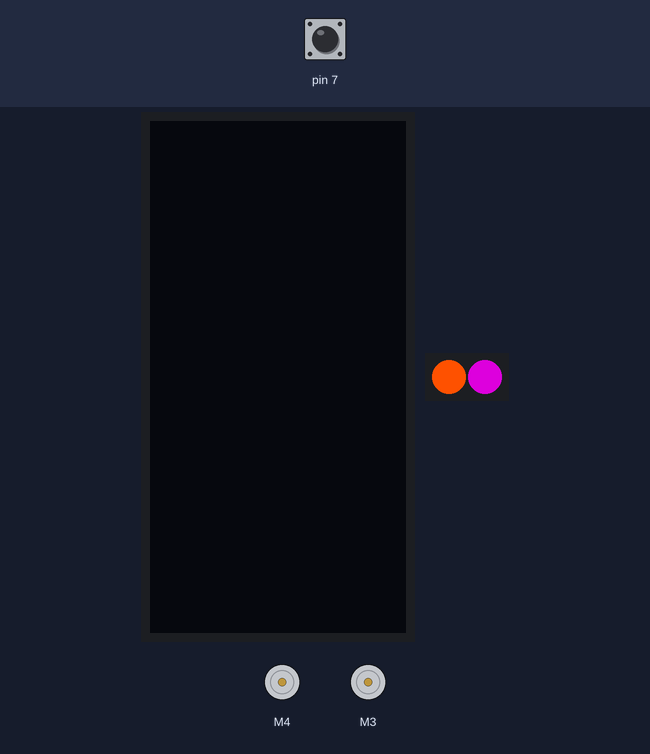
The sketch below on a simulated Arduino Uno, built with avr-gcc and run on an emulated ATmega328P. Parts: 128×64 one-colour display, 2 × DC motor (green arrow = forward, orange = backward, longer = faster), 2 RGB LEDs in strip order, left to right. The inputs (shaded band) are chosen by the test bench; at power-on: pin 7 HIGH. Dim RGB values are drawn brighter than linear; the display library's start-up logo is not drawn; what the sketch prints to the serial monitor is not drawn.

Above: at 7.0 s.
7.1 s: pin 7 pulled LOW for 0.15 s
At 8.1 s:
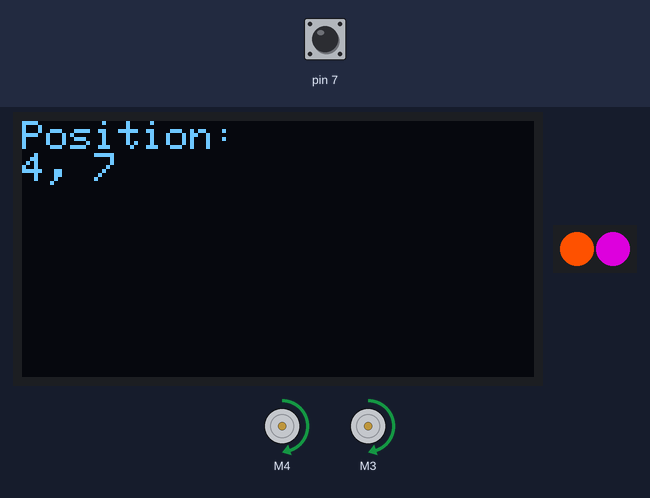
9.7 s: pin 7 pulled LOW for 1 s
At 10.4 s:
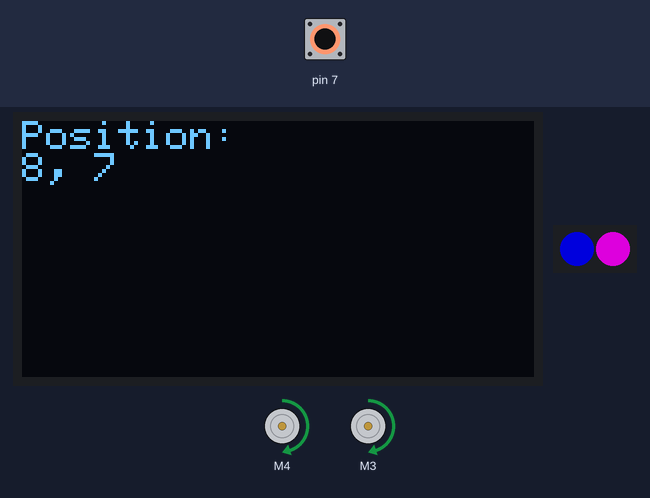
12.6 s: pin 7 pulled LOW for 1 s
At 13.3 s:
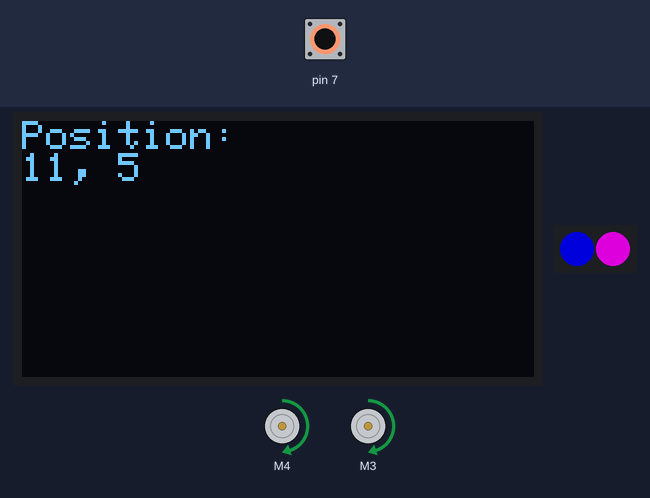
15.1 s: pin 7 pulled LOW for 3.2 s
At 20.3 s:
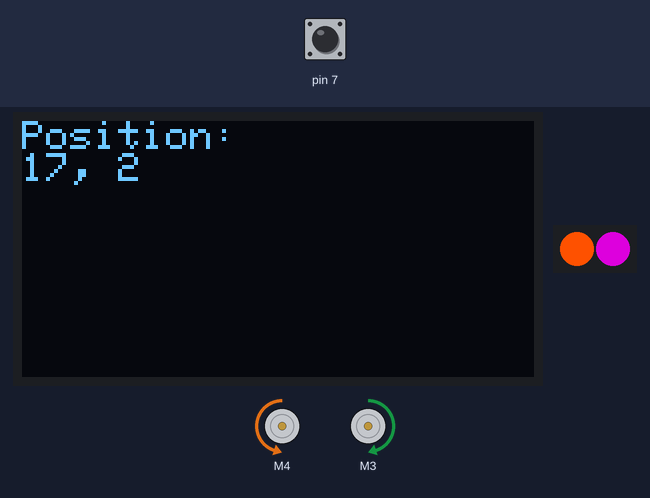
Timing chart, 0 to 21.7 s (numbered marks = the images above; inputs shaded):
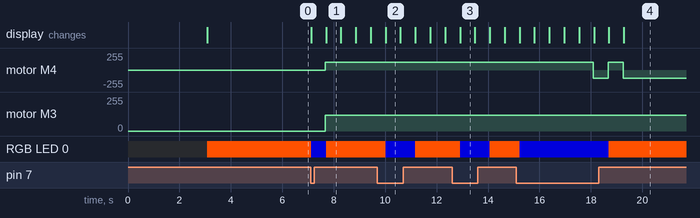

Measured:
- after the input at 7.1 s, motor M4, motor M3: stopped → forward 120/255 after 0.57 s; RGB LED 0: RGB(250, 80, 0) → RGB(0, 0, 150) at once, → RGB(250, 80, 0) 0.58 s later
- after the input at 15.1 s, motor M4: forward 120/255 → backward 120/255 after 3.0 s, → forward 120/255 0.58 s later, → backward 120/255 0.58 s later
- what the display in image 1 shows lasts 0.6 s, from 7.7 s to 8.3 s

The sketch:

WavefrontMover.ino
```cpp
#include <Wire.h>
#include <Adafruit_GFX.h>
#include <Adafruit_SH110X.h>
#include <math.h>
#include <Adafruit_MotorShield.h>
#include <Adafruit_NeoPixel.h>


Adafruit_SH1107 display = Adafruit_SH1107(64, 128, &Wire);
Adafruit_MotorShield AFMS = Adafruit_MotorShield();

Adafruit_DCMotor *rightMotor = AFMS.getMotor(4);
Adafruit_DCMotor *leftMotor = AFMS.getMotor(3);

// pins for the encoder inputs
#define RH_ENCODER_A 10
#define RH_ENCODER_B 11
#define LH_ENCODER_A 13
#define LH_ENCODER_B 12

#define PIN 9
#define NUMPIXELS 2

//defines the parameters of the grid
#define X_OF_GRID 24
#define Y_OF_GRID 12

//defines the position of the goal
#define X_OF_GOAL 16
#define Y_OF_GOAL 2

//defines the position of the start position
#define X_OF_START 4
#define Y_OF_START 7

int grid[X_OF_GRID][Y_OF_GRID];
int pointOfInterest[2][288];
int placeholder=0;

//the direction the bot is facing, 1= North, 2=East, 3=South, 4=West
int position = 1;

int botLocationX=X_OF_START;
int botLocationY=Y_OF_START;

Adafruit_NeoPixel pixels(NUMPIXELS, PIN, NEO_GRB + NEO_KHZ800);

bool wheelOn=false;

volatile int lastRightEncoded = 0;
volatile int lastLeftEncoded = 0;
long rightEncoderValue = 0;
long leftEncoderValue = 0;

long prevRightEncoder = 0;
long prevLeftEncoder = 0;

long deltaRight = 0;
long deltaLeft = 0;

int leftSpeed=0;
int rightSpeed=0;

// variables to store the number of encoder pulses
// for each motor
volatile long leftCount = 0;
volatile long rightCount = 0;

long moveRight=0;
long moveLeft=0;

void setup() {
  // put your setup code here, to run once:
  Serial.begin(9600);
  pinMode(LH_ENCODER_A, INPUT_PULLUP);
  pinMode(LH_ENCODER_B, INPUT_PULLUP);
  pinMode(RH_ENCODER_A, INPUT_PULLUP);
  pinMode(RH_ENCODER_B, INPUT_PULLUP);
  display.begin(0x3C, true); // Address 0x3C default
  display.display();
  delay(1000);
  // Clear the buffer.
  display.clearDisplay();
  display.display();
  display.setRotation(-1);
  display.setTextSize(1);
  display.setTextColor(SH110X_WHITE);
  display.setCursor(0,0);

  AFMS.begin();

  attachInterrupt(RH_ENCODER_A , updateRightEncoder, CHANGE);
  attachInterrupt(RH_ENCODER_B , updateRightEncoder, CHANGE);
  attachInterrupt(LH_ENCODER_A , updateLeftEncoder, CHANGE);
  attachInterrupt(LH_ENCODER_B , updateLeftEncoder, CHANGE);
  delay(2000);
  rightMotor->setSpeed(150);
  rightMotor->run(FORWARD);
  rightMotor->run(RELEASE);

  leftMotor->setSpeed(150);
  leftMotor->run(FORWARD);
  leftMotor->run(RELEASE);

  pixels.begin();

  pixels.setPixelColor(0, pixels.Color(250, 80, 0));
  pixels.setPixelColor(1, pixels.Color(150, 0, 150));

  pixels.show();
  pinMode(7, INPUT_PULLUP);
  pinMode(8, INPUT_PULLUP);

  if (!AFMS.begin()) {         // create with the default frequency 1.6KHz

  // if (!AFMS.begin(1000)) {  // OR with a different frequency, say 1KHz

    Serial.println("Could not find Motor Shield. Check wiring.");

    while (1);

  }
  delay(2000);

  //the waverfront planner subroutines
  initializeGrid();
  createPOI();
  createObject();
  wavefront();
  displayGrid();
}

void loop() {
  // put your main code here, to run repeatedly:
  display.clearDisplay();
  display.setCursor(0,0);
  //if the bot isn't on the goal, the bot will continue to move, else it will stay still
  if (wheelOn == true) {
    delay(500);
    pathFinder();
    if(grid[botLocationX][botLocationY]==1){
      wheelOn=false;
    }
  }
  pixels.setPixelColor(0, pixels.Color(250, 80, 0));
  pixels.setPixelColor(1, pixels.Color(150, 0, 150));
  if(digitalRead(7)==LOW){
    ISR_ChangeColor1();
  }
  pixels.show();
  delay(50);
}
```

Drive.ino
```cpp
void pathFinder(){
  int space[5];
  int compare1;
  int compare2;
  int direction;

  //scanning the surroundings(north south east west) of the bot's location and their value according to the wavefront planner
  //setting those values and if they are at a grid or an object, that value will be set to 100
  if(botLocationX==0){
    space[4]=100;
  }
  else{
    space[4]=grid[botLocationX-1][botLocationY];
  }
  if(botLocationX==23){
    space[2]=100;
  }
  else{
    space[2]=grid[botLocationX+1][botLocationY];
  }
  if(botLocationY==0){
    space[1]=100;
  }
  else{
    space[1]=grid[botLocationX][botLocationY-1];
  }
  if(botLocationY==11){
    space[3]=100;
  }
  else{
    space[3]=grid[botLocationX][botLocationY+1];
  }


  if(space[1]==0){
    space[1]=100;
  }
  if(space[2]==0){
    space[2]=100;
  }
  if(space[3]==0){
    space[3]=100;
  }
  if(space[4]==0){
    space[4]=100;
  }

  //comparing the 4 spaces to determine which is the closest according to their value and them setting them to the movement subroutine
  if(space[2]<=space[4]){
    compare1=2;
  }
  else{
    compare1=4;
  }
  if(space[1]<=space[3]){
    compare2=1;
  }
  else{
    compare2=3;
  }
  if(space[compare1]<=space[compare2]){
    movement(compare1);
  }
  else{
    movement(compare2);
  }
}

void movement(int direction){
  display.clearDisplay();
  display.setCursor(0,0);
  display.println("Position:");
  display.print(botLocationX);
  display.print(", ");
  display.println(botLocationY);

  //taking the determined space and changing directions until the bot is facing the same direction and then moving forward
  if(position<direction){
      turnRight();
      Serial.println("Turn Right");

  }
  else if(position>direction){

      turnLeft();
      Serial.println("Turn Left");

  }
  if(position==direction){

      moveForward();
      Serial.println("Move Forward");

  }

  //readjusting the values of the bot's location
  if(direction==1){
    botLocationY=botLocationY-1;
  }
  if(direction==2){
    botLocationX=botLocationX+1;
  }
  if(direction==3){
    botLocationY=botLocationY+1;
  }
  if(direction==4){
    botLocationX=botLocationX-1;
  }
  Serial.print("Move To : (");
  Serial.print(botLocationX);
  Serial.print(",");
  Serial.print(botLocationY);
  Serial.println(")");
  display.display();
}

//subroutines for actually moving the bot
void moveForward(){
  leftSpeed=120;
  rightSpeed=120;
  rightMotor->run(FORWARD);
  leftMotor->run(FORWARD);
  rightMotor->setSpeed(120);
  leftMotor->setSpeed(120);

  moveLeft=700.7;
  moveRight=778.78;
}

void turnLeft(){
  leftSpeed=120;
  rightSpeed=120;
  rightMotor->run(FORWARD);
  leftMotor->run(BACKWARD);
  rightMotor->setSpeed(120);
  leftMotor->setSpeed(120);

  moveLeft=620;
  moveRight=675;
  position=position-1;
    if(position<1){
    position=4;
  }
}

void turnRight(){
  leftSpeed=120;
  rightSpeed=120;
  rightMotor->run(BACKWARD);
  leftMotor->run(FORWARD);
  rightMotor->setSpeed(120);
  leftMotor->setSpeed(120);

  moveLeft=620;
  moveRight=675;
  position=position+1;
  if(position>4){
    position=1;
  }
}

void ISR_ChangeColor1(){
  pixels.setPixelColor(0, pixels.Color(0,0,150));
  wheelOn=true;
}
```

Planner.ino
```cpp
void updateRightEncoder(){
  int MSB = digitalRead(RH_ENCODER_A); //MSB = most significant bit
  int LSB = digitalRead(RH_ENCODER_B); //LSB = least significant bit

  int encoded = (MSB << 1) |LSB; //converting the 2 pin value to single number
  int sum  = (lastRightEncoded << 2) | encoded; //adding it to the previous encoded value

  if(sum == 0b1101 || sum == 0b0100 || sum == 0b0010 || sum == 0b1011) rightEncoderValue--;
  if(sum == 0b1110 || sum == 0b0111 || sum == 0b0001 || sum == 0b1000) rightEncoderValue++;

  lastRightEncoded = encoded; //store this value for next time


  deltaRight=rightEncoderValue-prevRightEncoder;
  if((abs(deltaRight))>=moveRight){
    rightMotor->setSpeed(0);
    prevRightEncoder=rightEncoderValue;
    rightSpeed=0;
  }
}

void updateLeftEncoder(){
  int MSB = digitalRead(LH_ENCODER_A); //MSB = most significant bit
  int LSB = digitalRead(LH_ENCODER_B); //LSB = least significant bit

  int encoded = (MSB << 1) |LSB; //converting the 2 pin value to single number
  int sum  = (lastLeftEncoded << 2) | encoded; //adding it to the previous encoded value

  if(sum == 0b1101 || sum == 0b0100 || sum == 0b0010 || sum == 0b1011) leftEncoderValue++;
  if(sum == 0b1110 || sum == 0b0111 || sum == 0b0001 || sum == 0b1000) leftEncoderValue--;

  lastLeftEncoded = encoded; //store this value for next time
  deltaLeft=leftEncoderValue-prevLeftEncoder;
  if((abs(deltaLeft))>=moveLeft){
    leftMotor->setSpeed(0);
    prevLeftEncoder=leftEncoderValue;
    leftSpeed=0;
  }
}

void createPOI(){
  //goal 0=x, 1=y
  pointOfInterest[0][0]=X_OF_GOAL;
  pointOfInterest[1][0]=Y_OF_GOAL;
  grid[pointOfInterest[0][0]][pointOfInterest[1][0]]=1;
  grid[X_OF_START][Y_OF_START]=50;
}

void createObject(){
  //Obstacle 1
  grid[22][8] = 0;
  grid[22][9] = 0;
  grid[21][8] = 0;

  //Obstacle 2
  grid[12][5] = 0;
  grid[12][6] = 0;
  grid[12][7] = 0;
  grid[12][8] = 0;


  //Obstacle 3
  grid[3][2] = 0;
  grid[3][3] = 0;
  grid[4][3] = 0;
  grid[4][4] = 0;
  grid[5][4] = 0;
  grid[5][5] = 0;
}

void initializeGrid (){
  for (int i = 0; i<X_OF_GRID; i++){
    for (int j = 0; j<Y_OF_GRID; j++){
      grid[i][j]=-1;
    }
  }
}

void displayGrid(){
  int i,j;
  for (j=0;j<Y_OF_GRID;j++){
    for (i=0; i<(X_OF_GRID-1); i++) {
      Serial.print(grid[i][j]);
      Serial.print("\t");
    }
    Serial.println(grid[i][j]);
  }
}

void wavefront(){
  int first = 0;
  int newValue;
  for (int i = 0; i<=placeholder; i++) {
    int x = pointOfInterest[0][i];
    int y = pointOfInterest[1][i];
    int POIValue = grid[x][y];
    newValue = POIValue+1;
    if (y >0){
      if (grid[x][y-1] == -1) {  //above
        grid[x][y-1] = newValue;
        placeholder = placeholder+1;
        pointOfInterest[0][placeholder]=x;
        pointOfInterest[1][placeholder]=y-1;
      }
    }
    if (y<11){
      if (grid[x][y+1] == -1) {  //below
        grid[x][y+1] = newValue;
        placeholder = placeholder+1;
        pointOfInterest[0][placeholder]=x;
        pointOfInterest[1][placeholder]=y+1;
      }
    }
    if (x>0) {
      if (grid[x-1][y] == -1) {  //left
        grid[x-1][y] = newValue;
        placeholder = placeholder+1;
        pointOfInterest[0][placeholder]=x-1;
        pointOfInterest[1][placeholder]=y;
      }
    }
    if (x<23) {
      if (grid[x+1][y] == -1) {  //right
        grid[x+1][y] = newValue;
        placeholder = placeholder+1;
        pointOfInterest[0][placeholder]=x+1;
        pointOfInterest[1][placeholder]=y;
      }
    }
  }
}
```
